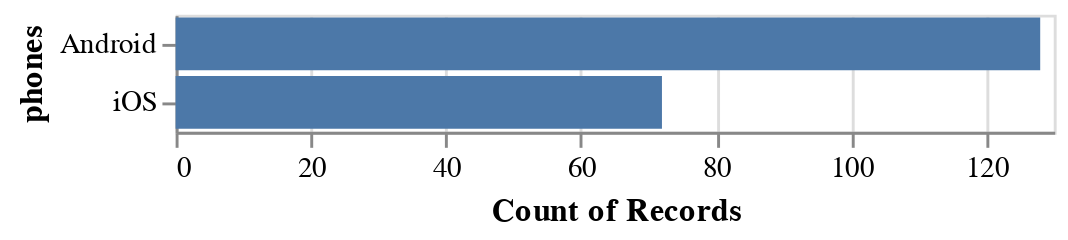

This figure's notebook cell:
### Markdown cell above
The Bernoulli distribution also allows the probabilities of the two outcomes to be unequal. However, the probabilities of the two outcomes have to sum to $1.0$.

Here is a generative model that uses a Bernoulli random variable to simulate phone ownership:

* `iOS` with probability $p$
* `Android` with probability $q=1-p$:

### Code cell
p = 0.4
phones = np.random.choice(['iOS', 'Android'], 200, p=(p,1-p))
phones_df = pd.DataFrame(dict(phones=phones))
alt.Chart(phones_df).mark_bar().encode(
    y = 'phones',
    x = 'count(*)'
)

### Figure 1 — Vega-Lite specification as saved in the notebook (floating-point values rounded to 4 significant figures; data arrays with more than 128 entries replaced by an {"elided": "..."} marker saying what was removed)
{"$schema": "https://vega.github.io/schema/vega-lite/v1.2.1.json", "data": {"values": {"elided": "200 records"}}, "encoding": {"x": {"aggregate": "count", "field": "*"}, "y": {"field": "phones", "type": "nominal"}}, "mark": "bar"}
